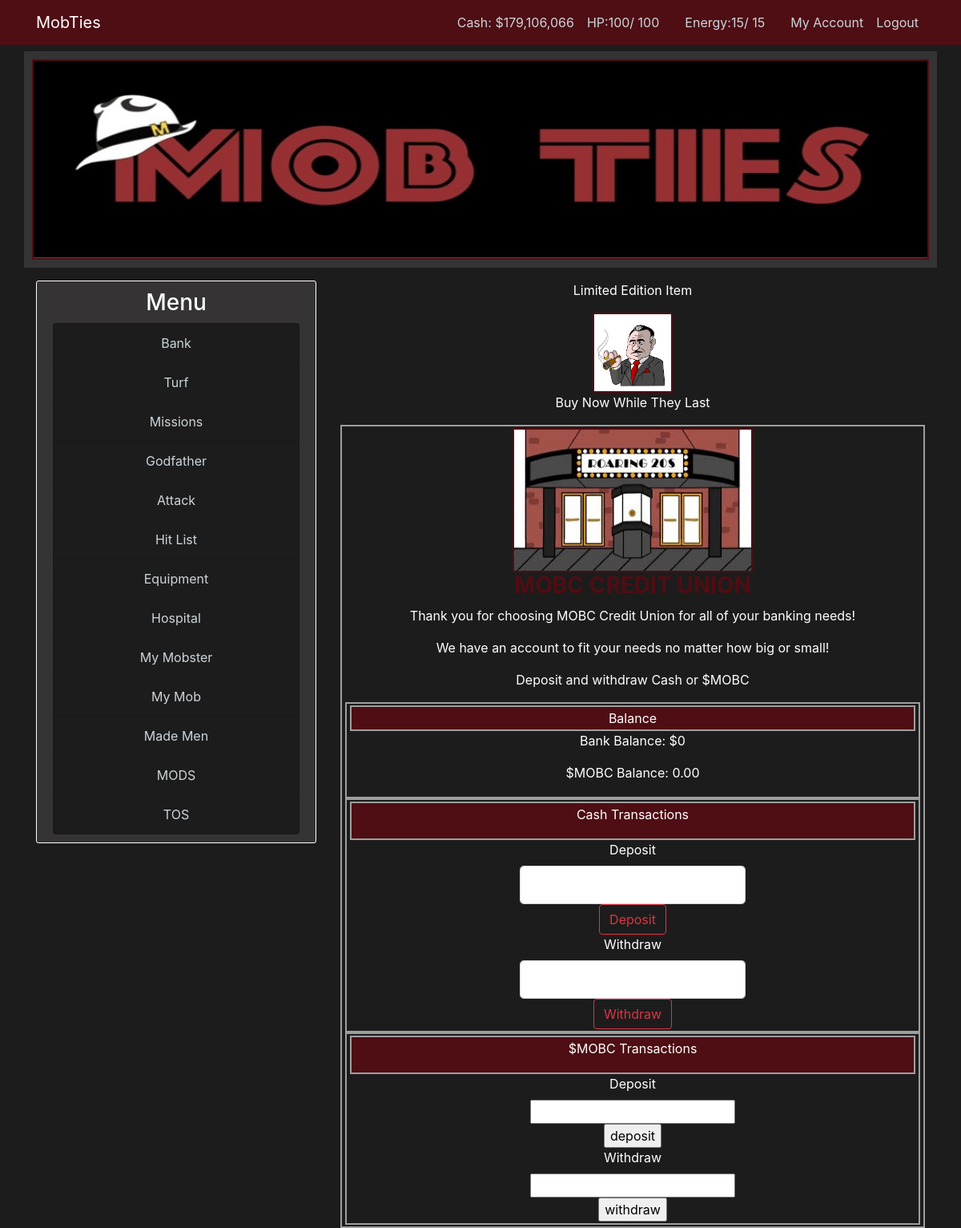
Page /bank (signed in) on the committed database.
### mobster/models.py (models this page shows, shortened)
class User(db.Model, UserMixin):
    id = db.Column(db.Integer, primary_key=True)
    username = db.Column(db.String(22), unique=True, nullable=False)
    email = db.Column(db.String(120), unique=True, nullable=False)
    image_file = db.Column(db.String(20), nullable=False, default='default.jpg')
    password = db.Column(db.String(60), nullable=False)
    cash_on_hand = db.Column(db.Integer, default=0)
    cash_in_bank = db.Column(db.Integer, default=0)
    posts = db.relationship('Post', backref='author', lazy=True)
    items = db.relationship('User_Items', lazy=True)
    turf = db.relationship('User_Turf', lazy=True)
    stats = db.relationship('User_Stats', uselist=False)

class User_Stats(db.Model):
    id = db.Column(db.Integer, primary_key=True)
    user_level = db.Column(db.Integer, nullable=False, default=1)
    user_current_health = db.Column(db.Integer, default=100)
    user_max_health = db.Column(db.Integer, default=100)
    user_in_icu = db.Column(db.Boolean, default=False)
    user_health_thread_running = db.Column(db.Boolean, default=False)
    user_current_energy = db.Column(db.Integer, default=10)
    user_max_energy = db.Column(db.Integer, default=10)
    user_energy_thread_running = db.Column(db.Boolean, default=False)
    user_current_stamina = db.Column(db.Integer, default=10)
    user_max_stamina = db.Column(db.Integer, default=10)
    user_stamina_thread_running = db.Column(db.Boolean, default=False)
    user_experience = db.Column(db.Integer, nullable=False, default=0)
    user_total_income = db.Column(db.Integer, default=0)
    user_current_mission_id = db.Column(db.Integer, default=1)
    user_current_mission_stage = db.Column(db.Integer, default=1)
    user_on_hitlist = db.Column(db.Boolean, default=False)
    user_current_bounty = db.Column(db.Integer, default=0)
    experience_to_level_up = db.Column(db.Integer, nullable=False, default=100)
    user_id = db.Column(db.Integer, db.ForeignKey('user.id'), nullable=False)

### mobster/routes.py (the view, shortened to what this page needs)
@app.route("/bank", methods=['GET', 'POST'])
@login_required
def bank():
    user = User.query.filter_by(username=current_user.username).first()
    deposit_form = BankDepositForm()
    withdraw_form = BankWithdrawForm()
    return render_template('game_templates/bank.html', title='Bank', deposit_form=deposit_form, withdraw_form=withdraw_form)

### mobster/forms.py (shortened to what this page needs)
class BankDepositForm(FlaskForm):
    deposit = IntegerField('Deposit', validators=[NumberRange(min=1)])
    deposit_submit = SubmitField('Deposit')

class BankWithdrawForm(FlaskForm):
    withdraw = IntegerField('Withdraw', validators=[NumberRange(min=0)])
    withdraw_submit = SubmitField('Withdraw')

### mobster/models.py (called while the page is built)
@login_manager.user_loader
def load_user(user_id):
    return User.query.get(int(user_id))

### mobster/templates/game_templates/bank.html (shortened to what this page needs)
{% extends "layout.html" %}
{% block body %}
    <div class="page-container">
	<div class="page-title">
	    <img src="{{ url_for('static',filename='images/bank.jpg') }}" alt="bank.jpg" width="300" height="180">
	    <h3><b>MOBC CREDIT UNION</b></h3>
	    <p>Thank you for choosing MOBC Credit Union for all of your banking needs!</p>
            <p>We have an account to fit your needs no matter how big or small!</p>
            <p> Deposit and withdraw Cash or $MOBC</p>
	</div>
	<div class="page-container">
	    <div class="page-container-head">
		Balance
	    </div>
	    <div class="page-container-body">
			<p>Bank Balance: ${{ '{:,}'.format(current_user.cash_in_bank) }}</p>
            <p>$MOBC Balance: {{ '{:,.2f}'.format(0) }}</p>
	    </div>
	</div>
	<div class="page-container">
	    <div class="page-container-head">
            <p>Cash Transactions</p>
	    </div>
	    <div class="page-container-body">
	        <form method=POST action="#">
				{{ deposit_form.deposit.label(class="form-control-label") }}
				{% if deposit_form.deposit.errors %}
					{{ deposit_form.deposit(class="form-control form-control-lg is-invalid") }}
					<div class="invalid-feedback">
						{% for error in deposit_form.deposit.errors %}
							<span>{{ error }}</span>
						{% endfor %}
					</div>
				{% else %}
					{{ deposit_form.deposit(class="form-control form-control-lg page-container-form", autocomplete="off") }}
				{% endif%}
				{{ deposit_form.deposit_submit(class="btn btn-outline-danger") }}
			</form>
			<form method=POST action="#">
				{{ withdraw_form.withdraw.label(class="form-control-label") }}
				{% if withdraw_form.withdraw.errors %}
					{{ withdraw_form.withdraw(class="form-control form-control-lg is-invalid") }}
					<div class="invalid-feedback">
						{% for error in withdraw_form.withdraw.errors %}
							<span>{{ error }}</span>
						{% endfor %}
					</div>
				{% else %}
					{{ withdraw_form.withdraw(class="form-control form-control-lg page-container-form", autocomplete="off") }}
				{% endif%}
				{{ withdraw_form.withdraw_submit(class="btn btn-outline-danger") }}
			</form>
	    </div>
	</div>
	<div class="page-container">
	    <div class="page-container-head">
		<p>$MOBC Transactions</p>
	    </div>
	    <div class="page-container-body">
		<form action="#">
	            <label for="deposit">Deposit</label><br>
		    <input type="text" name="deposit"><br>
		    <input type="submit" value="deposit">
		</form>
		<form action="#">
		    <label for="withdraw">Withdraw</label><br>
		    <input type="text" name="withdraw"><br>
		    <input type="submit" value="withdraw">
		</form>
	    </div>
        </div>
    </div>
{% endblock %}

### mobster/templates/layout.html (shortened to what this page needs)
<!DOCTYPE html>
<html>
	<head>
        <link rel="stylesheet" href="https://stackpath.bootstrapcdn.com/bootstrap/4.3.1/css/bootstrap.min.css">
		<link rel="stylesheet" type="text/css" href="{{ url_for('static', filename='main.css') }}">
	</head>
	<body>
        <header class="site-header">
            <nav class="navbar navbar-expand-md navbar-dark bg-dark-red fixed-top">
                <div class="container">
                    <a class="navbar-brand mr-4" href="/">MobTies</a>
                    <div class="collapse navbar-collapse" id="navbarToggle">
                        <div class="navbar-nav">
                            {% if current_user.is_authenticated %}
                            <a class="nav-item nav-link" href="#"><span hidden id="id">{{current_user.id}}</span></a>
                            <a class="nav-item nav-link" href="#"><span hidden id="username">{{current_user.username}}</span></a>
                                <a class="nav-item nav-link" href="{{ url_for('bank') }}">Cash: ${{ '{:,}'.format(current_user.cash_on_hand) }}</a>
                                <a class="nav-item nav-link" href="{{ url_for('hospital') }}">
                                    HP:<span id="current_health">{{ current_user.stats.user_current_health }}</span>/
                                    <span id="max_health">{{ current_user.stats.user_max_health }}</span></a>
                                <a class="nav-item nav-link" href="#"><span hidden id="health_clock">0</span></a>
                                <a class="nav-item nav-link" href="{{ url_for('hospital') }}">
                                    Energy:<span id="current_energy">{{ current_user.stats.user_current_energy }}</span>/
                                    <span id="max_energy">{{ current_user.stats.user_max_energy }}</span></a>
                                <a class="nav-item nav-link" href="#"><span hidden id="energy_clock">0</span></a>
                                <a class="nav-item nav-link" href="{{ url_for('account') }}">My Account</a>
                                <a class="nav-item nav-link" href="{{ url_for('logout') }}">Logout</a>
                            {% else %}
                                <a class="nav-item nav-link" href="{{ url_for('login') }}">Login</a>
                                <a class="nav-item nav-link" href="{{ url_for('register') }}">Register</a>
                            {% endif %}
                        </div>
                    </div>
                </div>
            </nav>
            <div class="container header-container header-img">
                <img src="{{url_for('static' ,filename='images/banner3.jpg')}}" width="100%" height="250px">
            </div>
        </header>
        <main role="main" class="container main-container">
            <div class="row">
                <div class="col-md-4">
                    <div class="content-section">
                        <h3 class='menu-text centered'>Menu</h3>
                        <ul class="list-group">
                            <li class="list-group-item list-group-item-dark centered sidebar-item"><a href="{{ url_for('bank') }}">Bank</a></li>
                            <li class="list-group-item list-group-item-dark centered sidebar-item"><a href="{{ url_for('turf') }}">Turf</a></li>
                            <li class="list-group-item list-group-item-dark centered sidebar-item"><a href="{{ url_for('missions') }}">Missions</a></li>
                            <li class="list-group-item list-group-item-dark centered sidebar-item"><a href="{{ url_for('godfather') }}">Godfather</a></li>
                            <li class="list-group-item list-group-item-dark centered sidebar-item"><a href="{{ url_for('attack') }}">Attack</a></li>
                            <li class="list-group-item list-group-item-dark centered sidebar-item"><a href="{{ url_for('hitlist') }}">Hit List</a></li>
                            <li class="list-group-item list-group-item-dark centered sidebar-item"><a href="{{ url_for('equipment') }}">Equipment</a></li>
                            <li class="list-group-item list-group-item-dark centered sidebar-item"><a href="{{ url_for('hospital') }}">Hospital</a></li>
                            <li class="list-group-item list-group-item-dark centered sidebar-item"><a href="{{ url_for('my_mobster', id=current_user.id) }}">My Mobster</a></li>
                            <li class="list-group-item list-group-item-dark centered sidebar-item"><a href="{{ url_for('my_mob') }}">My Mob</a></li>
                            <li class="list-group-item list-group-item-dark centered sidebar-item"><a href="{{ url_for('made_men') }}">Made Men</a></li>
                            <li class="list-group-item list-group-item-dark centered sidebar-item"><a href="{{ url_for('mods') }}">MODS</a></li>
                            <li class="list-group-item list-group-item-dark centered sidebar-item"><a href="{{ url_for('tos') }}">TOS</a></li>
                        </ul>
                    </div>
                </div>
                <div class="col-md-8">
                    <div class="header centered">
                        <p>Limited Edition Item</p>
                        <img src="{{url_for('static', filename='images/godfather.jpg')}}" width="100" height="100">
                        <p>Buy Now While They Last</p>
                    </div>
                    {% block body %}{% endblock %}
                </div>
	</body>
</html>

### mobster/static/main.css (style rules this page uses)
body { background: #1d1c1c; color: #ffffff; margin-top: 4rem; }
h1, h2, h3, h4, h5 { color: #444444; }
.bg-dark-red { background-color: #4e0e13; }
.centered { text-align: center; }
.menu-text { color: #ffffff; }
.sidebar-item { background-color: #1d1c1c; }
.site-header .navbar-nav .nav-link, .sidebar-item a { color: #cbd5db; }
.content-section { background: #353333; padding: 10px 20px; border: 1px solid #FFFFFF; border-radius: 3px; margin-bottom: 20px; }
h3 { color: #4e0e13; }
.header-img { background: #353333; padding: 10px 10px; text-align: center; width: 100%; }
.header-container { margin-bottom: 1rem; }
.page-container { background: #1d1c1c; padding: 2px 4px; border: 2px solid #9E9E9E; text-align: center; }
.page-container-head { background: #4e0e13; padding: 2px 4px; border: 2px solid #9E9E9E; text-align: center; }
.page-container-body { margin-left: 30%; margin-right: 30%; }
.page-container-form { text-align: center; }
img { border: 2px solid #4e0e13 }

### rows in the picture
User: cash_on_hand "179,106,066", cash_in_bank "0"
User_Stats: stats.user_current_health "100", stats.user_max_health "100", stats.user_current_energy "15", stats.user_max_energy "15"

### other values in the picture
{{ '{:,.2f}'.format(0) }} "0.00"
{{ deposit_form.deposit.label(class="form-control-label") }} "Deposit"
{{ withdraw_form.withdraw.label(class="form-control-label") }} "Withdraw"
